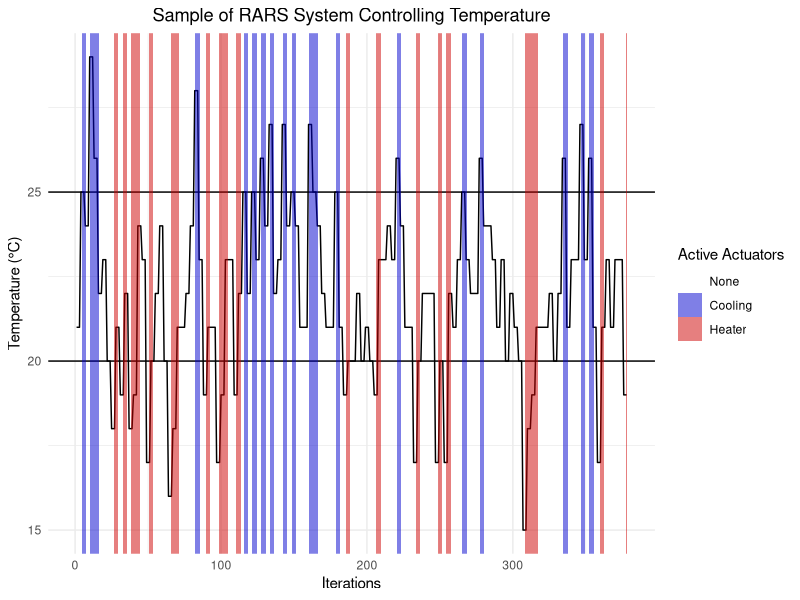
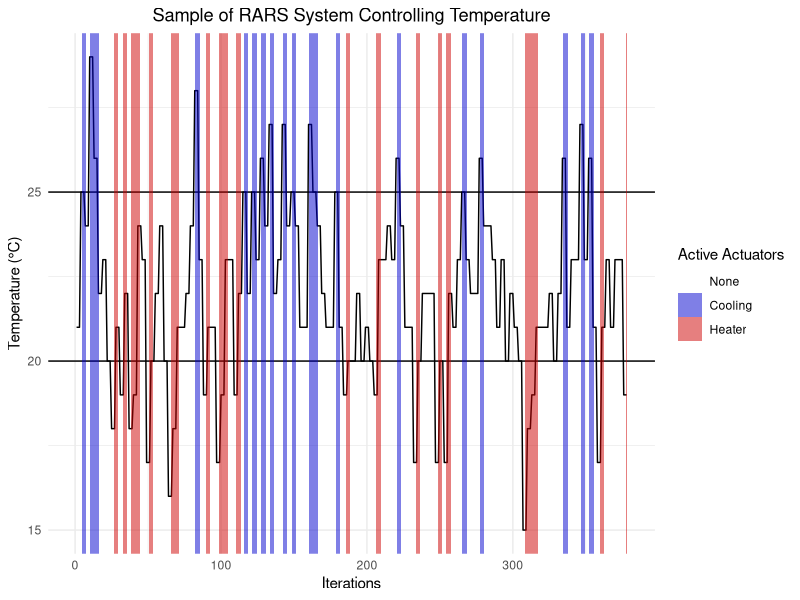

Source code (R) for these figures, in order:
library(tidyverse)

# Variables
max_temp <- 25
min_temp <- 20
data <- read.csv("./analysis/data/temp_metrics.csv")

# Function to assign factor
assignState <- Vectorize(function(heater, cooling) {
  if (heater == TRUE) {
    return(as.factor("heater"))
  }
  
  if (cooling == TRUE) {
    return(as.factor("cooling"))
  }
  
  return(as.factor("none"))
})

# Merge heater and a.c into actuator variable
data$actuator <- assignState(data$heater, data$a.c)

# Add a iteration variable as index
data$iteration <- 1:nrow(data)

data %>% ggplot(aes(iteration, temperature)) + 
  geom_line() + 
  geom_abline(aes(intercept = max_temp, slope = 0)) +
  geom_abline(aes(intercept = min_temp, slope = 0)) +
  geom_tile(aes(fill = actuator, height = Inf), alpha = 0.5)  +
  scale_fill_manual(values=c(NA, "blue3", "red3"), labels = c("None", "Cooling", "Heater"), na.value = NA) +
  labs(fill = "Active Actuators") +
  xlab("Iterations") + 
  ylab("Temperature (°C)") +
  theme_minimal() + 
  ggtitle("Sample of RARS System Controlling Temperature") + 
  theme(plot.title = element_text(hjust = 0.5))

# Save plot
ggsave(
  "temp_graph",
  plot = last_plot(),
  device = "jpeg",
  path = "./analysis/graphs"
)


